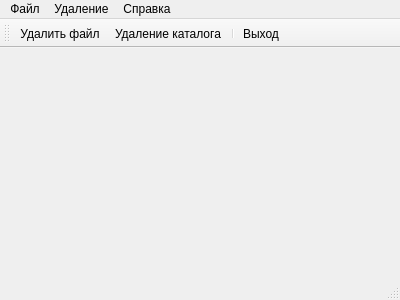
<?xml version="1.0" encoding="UTF-8"?>
<ui version="4.0">
 <class>MainWindow</class>
 <widget class="QMainWindow" name="MainWindow">
  <property name="geometry">
   <rect>
    <x>0</x>
    <y>0</y>
    <width>400</width>
    <height>300</height>
   </rect>
  </property>
  <property name="windowTitle">
   <string>File Oblivion v1.0</string>
  </property>
  <widget class="QWidget" name="centralWidget"/>
  <widget class="QMenuBar" name="menuBar">
   <property name="geometry">
    <rect>
     <x>0</x>
     <y>0</y>
     <width>400</width>
     <height>25</height>
    </rect>
   </property>
   <widget class="QMenu" name="menuFile">
    <property name="title">
     <string>Файл</string>
    </property>
    <addaction name="actionExit"/>
   </widget>
   <widget class="QMenu" name="menu">
    <property name="title">
     <string>Удаление</string>
    </property>
    <addaction name="actionFile"/>
    <addaction name="actionCatalogue"/>
   </widget>
   <widget class="QMenu" name="menu_2">
    <property name="title">
     <string>Справка</string>
    </property>
    <addaction name="actionAbout"/>
   </widget>
   <addaction name="menuFile"/>
   <addaction name="menu"/>
   <addaction name="menu_2"/>
  </widget>
  <widget class="QToolBar" name="mainToolBar">
   <attribute name="toolBarArea">
    <enum>TopToolBarArea</enum>
   </attribute>
   <attribute name="toolBarBreak">
    <bool>false</bool>
   </attribute>
   <addaction name="actionFile"/>
   <addaction name="actionCatalogue"/>
   <addaction name="separator"/>
   <addaction name="actionExit"/>
  </widget>
  <widget class="QStatusBar" name="statusBar"/>
  <action name="actionExit">
   <property name="icon">
    <iconset>
     <normalon>:/new/icons/1415468136_226560.ico</normalon>
    </iconset>
   </property>
   <property name="text">
    <string>Выход</string>
   </property>
  </action>
  <action name="actionFile">
   <property name="icon">
    <iconset resource="resource.qrc">
     <normaloff>:/new/icons/1415468055_290138.ico</normaloff>:/new/icons/1415468055_290138.ico</iconset>
   </property>
   <property name="text">
    <string>Удалить файл...</string>
   </property>
   <property name="toolTip">
    <string>Диалог удаления файла</string>
   </property>
  </action>
  <action name="actionCatalogue">
   <property name="icon">
    <iconset>
     <normalon>:/new/icons/1415468069_290140.ico</normalon>
    </iconset>
   </property>
   <property name="text">
    <string>Удаление каталога...</string>
   </property>
   <property name="toolTip">
    <string>Удаление каталога с файлами</string>
   </property>
  </action>
  <action name="actionAbout">
   <property name="icon">
    <iconset>
     <normalon>:/new/icons/1415468442_284025.ico</normalon>
    </iconset>
   </property>
   <property name="text">
    <string>О программе</string>
   </property>
  </action>
 </widget>
 <layoutdefault spacing="6" margin="11"/>
 <resources>
  <include location="resource.qrc"/>
 </resources>
 <connections/>
</ui>
